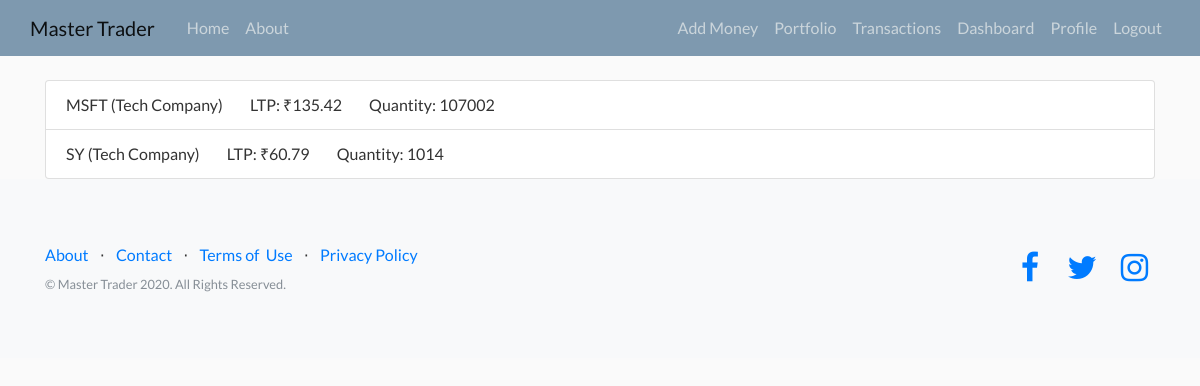
The app's page /portfolio/ (signed in), older data.
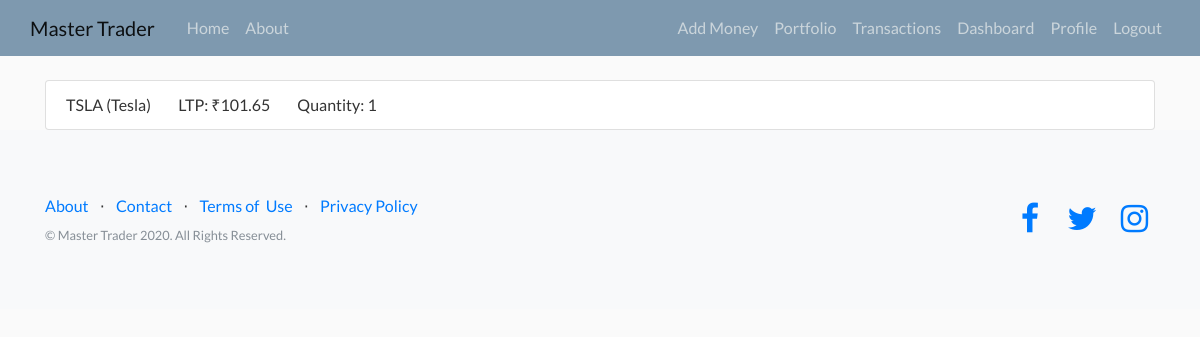
The same page, newer data.
### stocks/models.py (models this page shows, shortened)
class Stock(models.Model):
    name = models.CharField(max_length=10, default="SY")
    full_name = models.CharField(max_length=50, default="Tech Company")
    description = models.TextField(default="A promising tech company")
    ltp = models.FloatField(default=100.0000)
    variance_lower_bound = models.FloatField(default=0.99)
    variance_upper_bound = models.FloatField(default=1.01)

### stocks/views.py (the view)
# urls.py: path('portfolio/', views.portfolio, name='portfolio'),
@login_required
def portfolio(request):
    query = request.user.portfolio_set.all()
    data = [{'name': each.stock.name, 'full_name': each.stock.full_name, 'ltp': each.stock.ltp, 'quantity': each.quantity}
            for each in query]
    return render(request, 'stocks/portfolio.html', {'data': data})

### stocks/templates/stocks/portfolio.html
{% extends 'stocks/base.html' %}
{% block content %}
<div class="container">
    <ul class="list-group">
    {% for each in data %}
        <li class="list-group-item">{{ each.name }} ({{each.full_name}})  <span class="ml-4">LTP: ₹{{ each.ltp }}</span> <span class="ml-4">Quantity: {{ each.quantity }}</span></li>
    {% endfor %}
    </ul>
</div>
{% endblock content %}

Row changes from the older to the newer data that the page shows:
no longer on this page (row edited): Stock: name "MSFT", full_name "Tech Company", ltp "135.42"
Text that changed along with them:
new list line: "TSLA Tesla 101.65"
new list line: "( ) LTP: ₹ Quantity: 1"
list line gone: "( ) LTP: ₹ Quantity: 107002"
list line gone: "SY Tech Company 60.79"
list line gone: "( ) LTP: ₹ Quantity: 1014"
